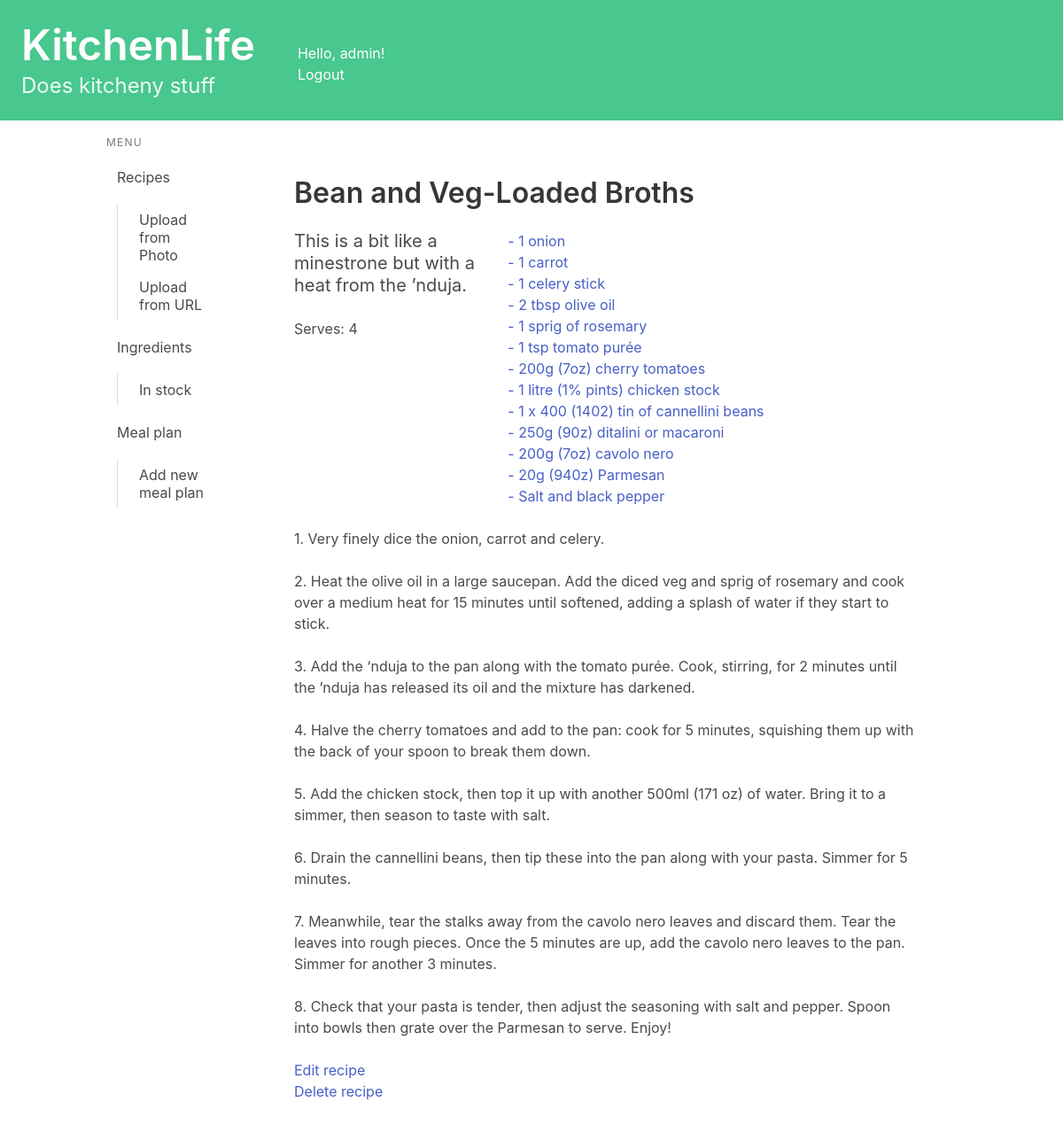
The app's page /recipes/view/22/ (signed in) with its own data.
### recipes/models.py (models this page shows, shortened)
class Recipe(models.Model):
    name = models.CharField(max_length=200)
    method = models.TextField(max_length=5000)
    ingredients_string = models.TextField(max_length=1000)#Plain text of ingredients
    book = models.CharField(max_length=200, null = True, blank = True)
    page = models.CharField(max_length=5, null = True, blank = True)
    serves = models.CharField(max_length=5, null = True, blank = True)
    description = models.TextField(max_length=500, null = True, blank = True)
    url = models.URLField(null = True, blank = True)
    jumbled_input = models.TextField(max_length=8000, null = True, blank = True)
    simplified_ingredients = models.TextField(max_length=1000, null = True, blank = True)
    owner = models.ForeignKey(User, on_delete=models.CASCADE, blank=True, null=True)
    uses_ingredient = models.ManyToManyField(Ingredient, related_name="ingredient_uses")

### cupboard/models.py (models this page shows, shortened)
class Ingredient(models.Model):
    name = models.CharField(max_length=50)

### recipes/views.py (the view)
# urls.py: path('view/<int:recipe_id>/', views.detail, name='detail'),
@login_required
def detail(request, recipe_id):
    recipe = get_object_or_404(Recipe, pk=recipe_id)
    if recipe.owner != request.user:
        return redirect('recipes:index')
    method_as_list = recipe.method.split('\n')
    dumb_ingredients = recipe.ingredients_string.split('\n')
    ingredients = list(recipe.uses_ingredient.all())
    combined_ingredients = []
    for dumb_ingredient in dumb_ingredients:
        for ingredient in ingredients:
            if ingredient.name.lower() in dumb_ingredient.lower():
                combined_ingredients.append((dumb_ingredient, ingredient))
                break
    context = {'recipe': recipe, 'method_as_list': method_as_list, 'combined_ingredients': combined_ingredients}
    return render(request, 'recipes/detail.html', context)

### recipes/templatetags/is_active.py (called while the page is built)
@register.simple_tag
def is_active(request, url):
    if reverse(url) == request.path:
        return "is-active"
    return ""

### recipes/templates/recipes/detail.html (shortened to what this page needs)
{% extends 'base.html' %}
{% block content %}
<section class="section">
    <h1 class="title">{{ recipe.name }}</h1>
    <div class="columns">
        <div class="column is-one-third">
            <h2 class="subtitle">
                {{ recipe.description }}
            </h2>
            {% if recipe.serves %}
                <p>
Serves: {{ recipe.serves }}
                </p>
            {% endif %}
        </div>
        <div class="column">
            {% if recipe.uses_ingredient.all %}
    {% for combined_ingredient in combined_ingredients %}
    <p><a href="{% url 'cupboard:ingredient_detail' combined_ingredient.1.id %}">{{ combined_ingredient.0 }}</a><br></p>
    {% endfor %}
{% else %}
    <p>Not used anywhere.</p>
{% endif %}
        </div>
      </div>
    {% for step in method_as_list %}
    <p> {{ step }} <br><br></p>
    {% endfor %}
    <ul><a href="{% url 'recipes:edit_recipe' recipe.id %}">Edit recipe</a></ul>
    <ul><a href="{% url 'recipes:delete_recipe' recipe.id %}">Delete recipe</a></ul>
</section>
{% endblock content %}

### kitchenlife/templates/base.html (shortened to what this page needs)
<!DOCTYPE html>
<html lang="en">
{% load is_active %}
<head>
    <link rel="stylesheet"
          href="https://cdn.jsdelivr.net/npm/bulma@0.9.3/css/bulma.min.css">
</head>
<body>
    <a href="{% url 'index' %} ">
        <section class="hero is-small is-success mb-4">
            <div class="columns">
                <div class="column">
                    <div class="hero-body">
                        <h1 class="title is-1">KitchenLife</h1>
                        <p class="subtitle is-4">
                            Does kitcheny stuff
                        </p>
                    </div>
                </div>
                <div class="column">
                    <br><br>
                    Hello, {{ user.username|default:'Guest' }}!
                    <div>
                        {% if user.is_authenticated %}
                            <a href="{% url 'logout' %}">Logout</a>
                        {% else %}
                            <a href="{% url 'login' %}">Login</a>
                        {% endif %}
                    </div>
                </div>
            </div>
        </section>
    </a>
    <div class="container">
        <div class="columns">
            <div class="column is-2">
                <aside class="menu">
                  <p class="menu-label">
                    Menu
                  </p>
                  <ul class="menu-list">
                    <li>
                        <a href="{% url 'recipes:index' %}" class="{% is_active request 'recipes:index' %}">Recipes</a>
                            <ul>
                                <li><a href="{% url 'recipes:upload_photo' %}" class="{% is_active request 'recipes:upload_photo' %}">Upload from Photo</a></li>
                                <li><a href="{% url 'recipes:upload_url' %}" class="{% is_active request 'recipes:upload_url' %}">Upload from URL</a></li>
                            </ul>
                    </li>
                    <li>
                        <a  href="{% url 'cupboard:ingredients_index' %}" class="{% is_active request 'cupboard:ingredients_index' %}">Ingredients</a>
                        <ul>
                            <a href="{% url 'cupboard:cupboard_index' %}" class="{% is_active request 'cupboard:cupboard_index' %}">In stock</a>
                        </ul>
                    </li>
                    <li>
                        <a href="{% url 'mealplan:meal_plan_index' %}" class="{% is_active request 'mealplan:meal_plan_index' %}">Meal plan</a>
                        <ul>
                          <li>
                            <a href="{% url 'mealplan:add_meal_plan' %}" class="{% is_active request 'mealplan:add_meal_plan' %}">Add new meal plan</a>
                          </li>
                        </ul>
                    </li>
                  </ul>
                </aside>
            </div>
            <div class="column">
                {% block content %}
                {% endblock content %}
            </div>
        </div>
    </div>
</body>
</html>

### records on screen
Recipe: name "Bean and Veg-Loaded Broths", description "This is a bit like a minestrone but with a heat from the ’nduja.", serves "4"
Ingredient: combined_ingredient "- 1 onion"
Ingredient: combined_ingredient "- 1 carrot"
Ingredient: combined_ingredient "- 1 celery stick"
Ingredient: combined_ingredient "- 2 tbsp olive oil"
Ingredient: combined_ingredient "- 1 sprig of rosemary"
Ingredient: combined_ingredient "- 1 tsp tomato purée"
Ingredient: combined_ingredient "- 200g (7oz) cherry tomatoes"
Ingredient: combined_ingredient "- 1 litre (1% pints) chicken stock"
Ingredient: combined_ingredient "- 1 x 400 (1402) tin of cannellini beans"
Ingredient: combined_ingredient "- 250g (90z) ditalini or macaroni"
Ingredient: combined_ingredient "- 200g (7oz) cavolo nero"
Ingredient: combined_ingredient "- 20g (940z) Parmesan"
Ingredient: combined_ingredient "- Salt and black pepper"

### other values on screen
{{ user.username|default:'Guest' }} "admin"
{{ step }} "1. Very finely dice the onion, carrot and celery." "2. Heat the olive oil in a large saucepan. Add the diced veg and sprig of rosemary and cook over a medium heat for 15 minutes until softened, adding a splash of water if they start to stick." "3. Add the ‘nduja to the pan along with the tomato purée. Cook, stirring, for 2 minutes until the ’nduja has released its oil and the mixture has darkened." "4. Halve the cherry tomatoes and add to the pan: cook for 5 minutes, squishing them up with the back of your spoon to break them down." "5. Add the chicken stock, then top it up with another 500ml (171 oz) of water. Bring it to a simmer, then season to taste with salt." "6. Drain the cannellini beans, then tip these into the pan along with your pasta. Simmer for 5 minutes." "8. Check that your pasta is tender, then adjust the seasoning with salt and pepper. Spoon into bowls then grate over the Parmesan to serve. Enjoy!"
